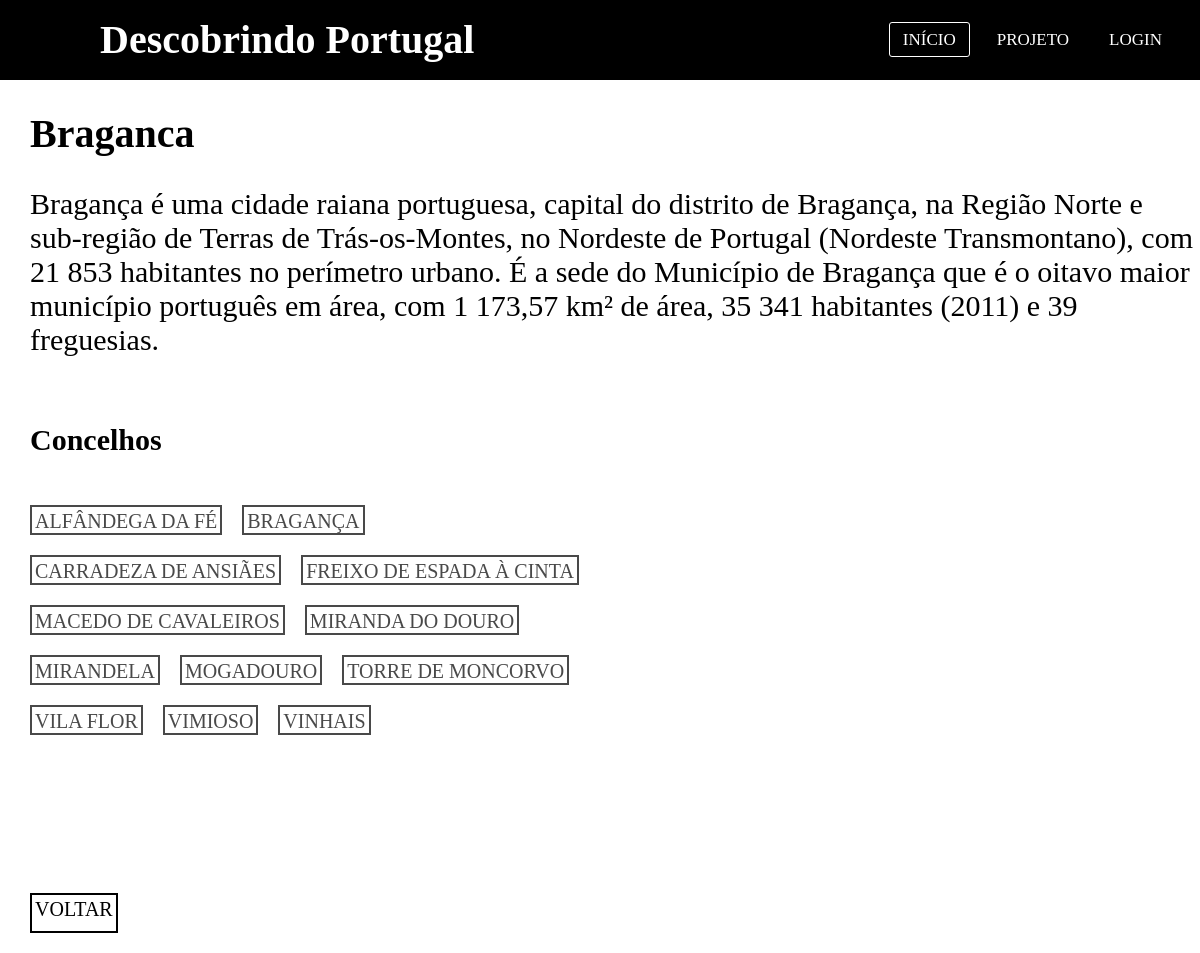
Page /distritos/braganca.php on the committed database.
### tables this page shows
CREATE TABLE `distritos` (
  `id` int(11) NOT NULL,
  `distrito` varchar(50) NOT NULL,
  `descricao` text NOT NULL,
  `imagem` text NOT NULL,
  `modificado` timestamp NULL DEFAULT NULL
);

### distritos/braganca.php (the view, shortened to what this page needs)
<?php
require '../cms/db_distritos.php';
?>
<!DOCTYPE html>
<html>
<head>
    <link rel="stylesheet" href="../includes/style.css">
    <link rel="stylesheet" href="../includes/distritos.css">
</head>
<body>
  <?php include_once('header2.php'); ?>
  <?php
  $rec = mysqli_query($db, "SELECT * FROM distritos WHERE distrito='Braganca'");
  $record = mysqli_fetch_array($rec);
  ?>
  <div id="conteudo">
    <h1> <?php echo $record['distrito']; ?> </h1>
    <p> <?php echo $record['descricao']; ?> </p><br><br>
    <div style="width: 100%;">
      <div class="imagens" style="float: right; width: 40%; height: 100%;">
        <img src="<?php echo $record['imagem']; ?>" alt="" width="100%">
      </div>
      <div class="concelhos" style="width: 50%; height: 100%; float: left;">
      <h2>Concelhos</h2><br>
        <ol type="1">
          <li><a class="example_c"href="braganca/alfandegadafe.php">Alfândega da Fé</a></li>
          <li><a class="example_c"href="braganca/braganca.php">Bragança</a></li>
          <li><a class="example_c"href="braganca/carradezadeansiaes.php">Carradeza de Ansiães</a></li>
          <li><a class="example_c"href="braganca/freixodeespadaacinta.php">Freixo de Espada à Cinta</a></li>
          <li><a class="example_c"href="braganca/macedodecavaleiros.php">Macedo de Cavaleiros</a></li>
          <li><a class="example_c"href="braganca/mirandadodouro.php">Miranda do Douro</a></li>
          <li><a class="example_c"href="braganca/mirandela.php">Mirandela</a></li>
          <li><a class="example_c"href="braganca/mogadouro.php">Mogadouro</a></li>
          <li><a class="example_c"href="braganca/torredemoncorvo.php">Torre de Moncorvo</a></li>
          <li><a class="example_c"href="braganca/vilaflor.php">Vila Flor</a></li>
          <li><a class="example_c"href="braganca/vimioso.php">Vimioso</a></li>
          <li><a class="example_c"href="braganca/vinhais.php">Vinhais</a></li>
        </ol>
        <br><br><br><br><br><br>
        <ol>
          <li><a class="voltar" href="../mapa.php">Voltar</a></li>
        </ol>
      </div>
    </div>
  </div>
</body>
</html>

### includes/style.css (style rules this page uses)
* { padding: 0; margin: 0; text-decoration: none; list-style: none; box-sizing: border-box; }
body { font-family }

### includes/distritos.css (style rules this page uses)
html, body { min-height:100%; }
body { height:100vh; }
h1 { font-size: 40px; padding: 30px 0px 0px 30px; }
h2 { font-size: 30px; padding: 30px 0px 0px 30px; }
ol { font-size: 20px; padding: 30px 0px 0px 30px; }
p { font-size: 30px; padding: 30px 0px 0px 30px; }
img { padding: 40px 40px 0px 0px; }
.concelhos ol li { padding-bottom: 20px; padding-right: 15px; display: inline-flex; }
.example_c { color: #494949 !important; text-transform: uppercase; height: 30px; text-decoration: none; background: #ffffff; padding: 3px; border: 2px solid #494949 !important; display: inline-block; transition: all 0.4s ease 0s; }
.voltar { color: black !important; text-transform: uppercase; height: 40px; text-decoration: none; background: white; padding: 3px; border: 2px solid black !important; display: inline-block; transition: all 0.4s ease 0s; }

### rows in the picture
distritos: distrito "Braganca", descricao "Bragança é uma cidade raiana portuguesa, capital do distrito de Bragança, na Região Norte e sub-região de Terras de Trás-os-Montes, no Nordeste de Portugal (Nordeste Transmontano), com 21 853 habitantes no perímetro urbano. É a sede do Município de Bragança que é o oitavo maior município português em área, com 1 173,57 km² de área, 35 341 habitantes (2011) e 39 freguesias."
